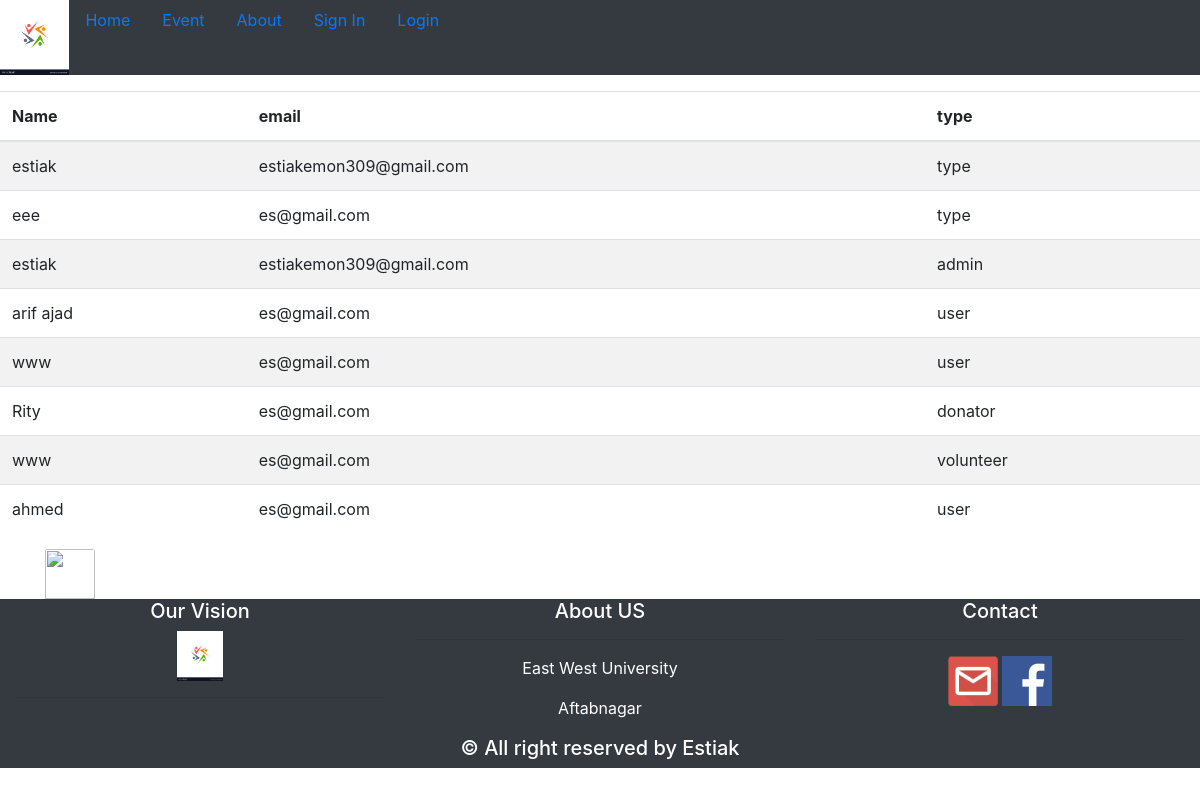
The page /user_detail.php (signed in) on the database its author committed.
### tables this page shows
CREATE TABLE `j` (
  `name` varchar(25) NOT NULL,
  `email` varchar(25) NOT NULL,
  `password` varchar(25) NOT NULL,
  `type` varchar(10) NOT NULL
);

### user_detail.php (the view, shortened to what this page needs)
<?php include "navbar.php" ?>
<table class="table table-striped">
    <div class="table responsive">
        <thead>
            <tr>
              <th>Name</th>
              <th>email</th>
              <th>type</th>
            </tr>
        </thead>
        <tbody>
<?php
$conn= mysqli_connect('localhost','root','','test');
if($_SESSION["name"]=='estiak'){
	$sql="SELECT * FROM j ";
	if($result=mysqli_query($conn,$sql)){
    if(mysqli_num_rows($result)>0){
    	while($row=mysqli_fetch_array($result)){
				echo '<tr>
                  <td scope="row">' . $row["name"]. '</td>
                  <td>' . $row["email"] .'</td>
                  <td> '.$row["type"] .'</td>
                </tr>';
			}
		}
	}
}else{
    echo "ERROR: Could not able to execute $sql. " . mysqli_error($conn);
}
?>
</tbody>
    </div>
</table>
<div class="container">
	<a href="admin_page.php"><img class="card-img-top" align="center" style="height:50px ;width:50px ;" src="img/back.png"></a>
</div>
<?php  include("footer.php")?>

### rows shown on the page
j: name "estiak", email "estiakemon309@gmail.com", type "type"
j: name "eee", email "es@gmail.com", type "type"
j: name "estiak", email "estiakemon309@gmail.com", type "admin"
j: name "arif ajad", email "es@gmail.com", type "user"
j: name "www", email "es@gmail.com", type "user"
j: name "Rity", email "es@gmail.com", type "donator"
j: name "www", email "es@gmail.com", type "volunteer"
j: name "ahmed", email "es@gmail.com", type "user"
